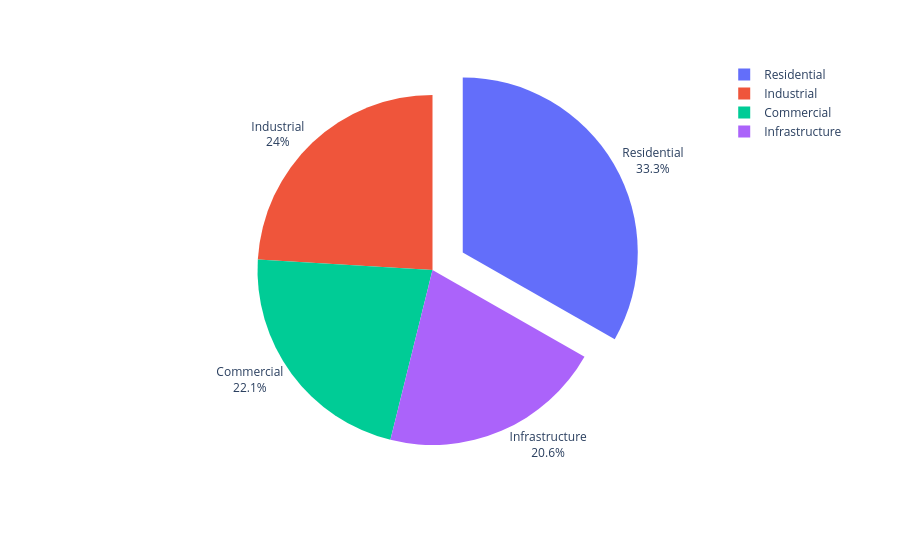

Write notebook code for a chart like this one.
### Code cell
# Budget Overrun by project type

budget_overrun=df.groupby('Project_Type')['Budget_Overrun_Pct'].mean().round(2)

fig=px.pie(budget_overrun,names=budget_overrun.index,values=budget_overrun.values)
fig.update_traces(textinfo='percent+label',textposition='outside',pull=[0,0,0,0.2])
fig.show()

### Figure 1 — Plotly figure (JSON) as saved in the notebook; plotly's stock layout.template omitted (floating-point values rounded to 4 significant figures)
{"data": [{"domain": {"x": [0, 1], "y": [0, 1]}, "hovertemplate": "Project_Type=%{label}<br>value=%{value}<extra></extra>", "labels": ["Commercial", "Industrial", "Infrastructure", "Residential"], "legendgroup": "", "name": "", "pull": [0, 0, 0, 0.2], "showlegend": true, "textinfo": "percent+label", "textposition": "outside", "type": "pie", "values": [1.8, 1.96, 1.68, 2.71]}], "layout": {"legend": {"tracegroupgap": 0}, "margin": {"t": 60}}}
